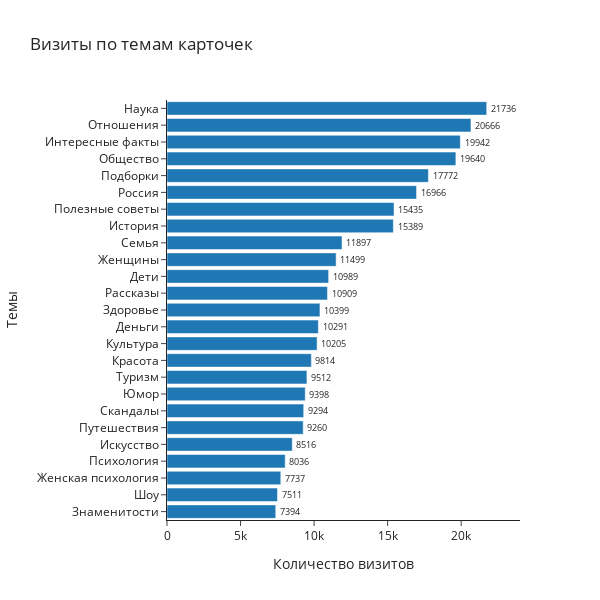

Source (notebook cell):
### Code cell
fig = px.bar(events, x="visits", y="item_topic", orientation='h',
                 width=600, height=600, template="simple_white",labels={
                     "item_topic": "Темы",
                     "visits": "Количество визитов"
                 },
                title="Визиты по темам карточек", text='visits')
fig.update_traces(textposition='outside')
fig = fig.update_layout(
    xaxis_range=[0, 24000]
)
fig.show()

### Figure 1 — Plotly figure (JSON) as saved in the notebook; plotly's stock layout.template omitted (floating-point values rounded to 4 significant figures)
{"data": [{"alignmentgroup": "True", "hovertemplate": "Количество визитов=%{text}<br>Темы=%{y}<extra></extra>", "legendgroup": "", "marker": {"color": "#1F77B4"}, "name": "", "offsetgroup": "", "orientation": "h", "showlegend": false, "text": [7394, 7511, 7737, 8036, 8516, 9260, 9294, 9398, 9512, 9814, 10205, 10291, 10399, 10909, 10989, 11499, 11897, 15389, 15435, 16966, 17772, 19640, 19942, 20666, 21736], "textposition": "outside", "type": "bar", "x": [7394, 7511, 7737, 8036, 8516, 9260, 9294, 9398, 9512, 9814, 10205, 10291, 10399, 10909, 10989, 11499, 11897, 15389, 15435, 16966, 17772, 19640, 19942, 20666, 21736], "xaxis": "x", "y": ["Знаменитости", "Шоу", "Женская психология", "Психология", "Искусство", "Путешествия", "Скандалы", "Юмор", "Туризм", "Красота", "Культура", "Деньги", "Здоровье", "Рассказы", "Дети", "Женщины", "Семья", "История", "Полезные советы", "Россия", "Подборки", "Общество", "Интересные факты", "Отношения", "Наука"], "yaxis": "y"}], "layout": {"barmode": "relative", "height": 600, "legend": {"tracegroupgap": 0}, "title": {"text": "Визиты по темам карточек"}, "width": 600, "xaxis": {"anchor": "y", "domain": [0, 1], "range": [0, 24000], "title": {"text": "Количество визитов"}}, "yaxis": {"anchor": "x", "domain": [0, 1], "title": {"text": "Темы"}}}}
